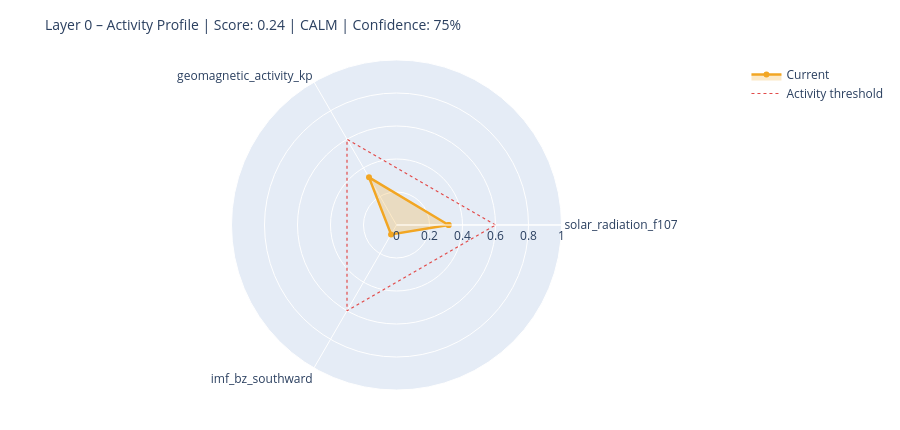

The notebook cell this image was saved under:
### Markdown cell above
---
## 6. State Assessment & Handoff to Layer 1

### Code cell
# ============================================================
# STEP 1 – Collect raw values with source modes
# Mode: 'primary' | 'fallback_3h' | 'last_valid' | 'missing'
# ============================================================

def safe_last(df, col):
    if df is None or col not in df.columns: return None
    s = df[col].dropna()
    return float(s.iloc[-1]) if not s.empty else None

f107_now = safe_last(df_f107, 'f10.7')
bz_now   = safe_last(df_mag,  'bz_gsm')
kp_now   = safe_last(df_kp,   'kp')
sw_now   = safe_last(df_sw,   'speed')

source_modes = {
    'F10.7':    'primary'  if f107_now is not None else 'missing',
    'Kp':       'primary'  if kp_now   is not None else 'missing',
    'IMF_Bz':   'primary'  if bz_now   is not None else 'missing',
    'SW_speed': 'primary'  if sw_now   is not None else 'missing',
}

# Kp Fallback – 3h endpoint
if kp_now is None:
    try:
        r = requests.get(
            'https://services.swpc.noaa.gov/json/noaa-planetary-k-index.json',
            timeout=10)
        r.raise_for_status()
        fb = pd.DataFrame(r.json())
        tc = next((c for c in fb.columns if 'time' in c.lower()), fb.columns[0])
        kc = next((c for c in fb.columns if 'kp' in c.lower() and c != tc), None)
        if kc:
            fb[kc] = fb[kc].astype(str).str.extract(r'([0-9]+(?:\.[0-9]*)?)')[0]
            fb[kc] = pd.to_numeric(fb[kc], errors='coerce')
            fb = fb[fb[kc] >= 0].dropna(subset=[kc])
            if not fb.empty:
                kp_now = float(fb[kc].iloc[-1])
                source_modes['Kp'] = 'fallback_3h'
                print(f'  Kp fallback (3h): {kp_now:.1f}')
    except Exception as e:
        print(f'  Kp fallback failed: {e}')

# Solar Wind Fallback – last valid value
if sw_now is None and df_sw is not None and 'speed' in df_sw.columns:
    s = df_sw['speed'].dropna()
    if not s.empty:
        sw_now = float(s.iloc[-1])
        source_modes['SW_speed'] = 'last_valid'
        print(f'  SW fallback (last_valid): {sw_now:.0f} km/s')

print()
print('Source modes:', source_modes)

# ============================================================
# STEP 2 – Score from available components only
# ============================================================

def norm(v, lo, hi):
    if v is None: return None
    return max(0.0, min(1.0, (v - lo) / (hi - lo)))

COMPONENTS = {
    'solar_radiation_f107':    (f107_now, norm(f107_now, 60, 250)),
    'geomagnetic_activity_kp': (kp_now,   norm(kp_now,   0,   9)),
    'imf_bz_southward':        (bz_now,   norm(-(bz_now or 0) if bz_now else None, -5, 30)
                                           if bz_now is not None else None),
    'solar_wind_speed':        (sw_now,   norm(sw_now, 300, 800)),
}

available   = {k: v[1] for k, v in COMPONENTS.items() if v[1] is not None}
unavailable = [k for k, v in COMPONENTS.items() if v[1] is None]

layer0_score = round(sum(available.values()) / len(available), 4) if available else None
confidence   = round(len(available) / len(COMPONENTS), 2)

level = ('unknown'  if layer0_score is None
         else 'calm'     if layer0_score < 0.3
         else 'moderate' if layer0_score < 0.6
         else 'active')

# ============================================================
# STEP 3 – Dominant Driver
# ============================================================

def dominant_driver(kp, f107, bz, sw):
    candidates = []
    if kp   is not None and kp   >= 4:   candidates.append(('geomagnetic',    kp / 9))
    if sw   is not None and sw   >= 500:  candidates.append(('solar_wind',     sw / 800))
    if bz   is not None and bz   <= -5:   candidates.append(('imf_southward',  abs(bz) / 30))
    if f107 is not None and f107 >= 150:  candidates.append(('solar_radiation',f107 / 250))
    return max(candidates, key=lambda x: x[1])[0] if candidates else 'none'

driver = dominant_driver(kp_now, f107_now, bz_now, sw_now)

# ============================================================
# STEP 4 – Downstream expectations
# ============================================================

def downstream_expectation(driver, score, kp, bz, f107):
    exp = {
        'magnetosphere':        'calm',
        'ionosphere':           'calm',
        'schumann_resonance':   'unchanged',
        'lithosphere_currents': 'low',
    }
    if driver == 'geomagnetic' or (kp and kp >= 5):
        exp['magnetosphere']        = 'compressed / storm'
        exp['ionosphere']           = 'elevated disturbance (TEC variability)'
        exp['schumann_resonance']   = 'elevated amplitude possible'
        exp['lithosphere_currents'] = 'elevated induction currents'
    elif driver == 'imf_southward' or (bz and bz <= -5):
        exp['magnetosphere']        = 'energy coupling active'
        exp['ionosphere']           = 'elevated electron density possible'
        exp['schumann_resonance']   = 'slight modulation possible'
    elif driver == 'solar_radiation' or (f107 and f107 >= 150):
        exp['ionosphere']           = 'elevated ionization (F-layer)'
        exp['schumann_resonance']   = 'slightly elevated background activity'
    return exp

downstream = downstream_expectation(driver, layer0_score, kp_now, bz_now, f107_now)

# ============================================================
# CONSOLE OUTPUT
# ============================================================

W = 58
print('=' * W)
print('LAYER 0 – STATE ASSESSMENT')
print('=' * W)
for name, (raw_v, score_v) in COMPONENTS.items():
    if score_v is not None:
        bar = '█' * int(score_v * 20) + '░' * (20 - int(score_v * 20))
        print(f'  {name:<35}  {bar}  {score_v:.2f}')
    else:
        print(f'  {name:<35}  {"─" * 20}  n/a')
print('-' * W)
print(f'  Score ({len(available)}/{len(COMPONENTS)} components):  {layer0_score:.3f}')
print(f'  Confidence:         {confidence:.0%}')
print(f'  Level:              {level.upper()}')
print(f'  Dominant Driver:    {driver}')

# Radar chart
cats = list(available.keys())
vals = list(available.values())
if len(cats) >= 3:
    fig = go.Figure()
    fig.add_trace(go.Scatterpolar(
        r=vals + [vals[0]], theta=cats + [cats[0]],
        fill='toself', fillcolor='rgba(242,166,35,0.25)',
        line=dict(color='#F2A623', width=2.5), name='Current'
    ))
    fig.add_trace(go.Scatterpolar(
        r=[0.6] * (len(cats) + 1), theta=cats + [cats[0]],
        line=dict(color='#E24B4A', dash='dot', width=1.2),
        mode='lines', name='Activity threshold'
    ))
    fig.update_layout(
        title=dict(text=f'Layer 0 – Activity Profile | Score: {layer0_score:.2f} | {level.upper()} | Confidence: {confidence:.0%}',
                   font=dict(size=14)),
        polar=dict(radialaxis=dict(visible=True, range=[0, 1])),
        height=430, showlegend=True,
        margin=dict(l=60, r=60, t=60, b=40)
    )
    fig.show()

### Figure 1 — Plotly figure (JSON) as saved in the notebook; plotly's stock layout.template omitted (floating-point values rounded to 4 significant figures)
{"data": [{"fill": "toself", "fillcolor": "rgba(242,166,35,0.25)", "line": {"color": "#F2A623", "width": 2.5}, "name": "Current", "r": [0.3158, 0.3333, 0.066, 0.3158], "theta": ["solar_radiation_f107", "geomagnetic_activity_kp", "imf_bz_southward", "solar_radiation_f107"], "type": "scatterpolar"}, {"line": {"color": "#E24B4A", "dash": "dot", "width": 1.2}, "mode": "lines", "name": "Activity threshold", "r": [0.6, 0.6, 0.6, 0.6], "theta": ["solar_radiation_f107", "geomagnetic_activity_kp", "imf_bz_southward", "solar_radiation_f107"], "type": "scatterpolar"}], "layout": {"height": 430, "margin": {"b": 40, "l": 60, "r": 60, "t": 60}, "polar": {"radialaxis": {"range": [0, 1], "visible": true}}, "showlegend": true, "title": {"font": {"size": 14}, "text": "Layer 0 – Activity Profile | Score: 0.24 | CALM | Confidence: 75%"}}}
